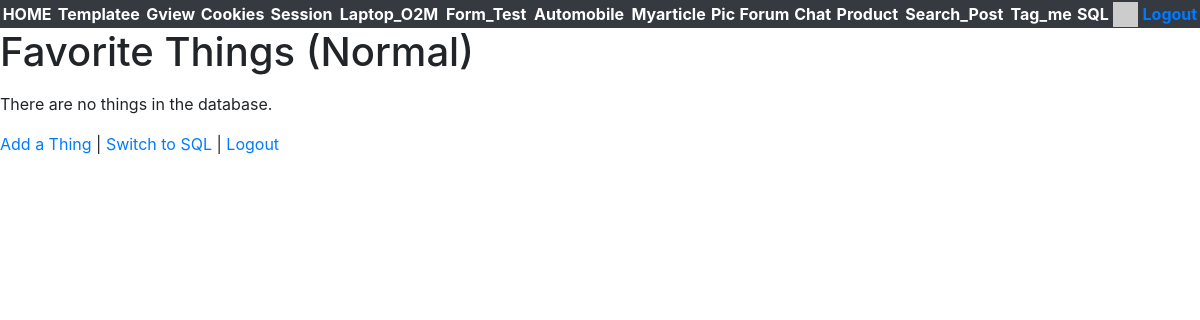
Page /favsql/ (signed in) on the earlier database version.
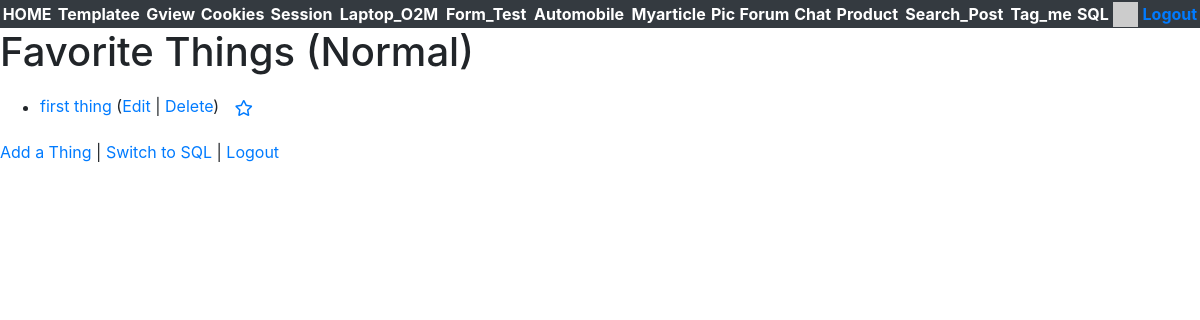
Same page on the later database version.
### favsql/models.py (models this page shows, shortened)
class Thing(models.Model) :
    title = models.CharField(
            max_length=200,
            validators=[MinLengthValidator(2, "Title must be greater than 2 characters")]
    )
    text = models.TextField()
    owner = models.ForeignKey(settings.AUTH_USER_MODEL, on_delete=models.CASCADE,
        related_name='favsql_thing_owner')
    favorites = models.ManyToManyField(settings.AUTH_USER_MODEL,
        through='Fav', related_name='favsql_favorite_things')
    created_at = models.DateTimeField(auto_now_add=True)
    updated_at = models.DateTimeField(auto_now=True)

### favsql/views.py (the view)
# urls.py: path('', views.ThingListView.as_view(), name='things'),
class ThingListView(OwnerListView):
    model = Thing
    template_name = "favsql/list.html"
    def get(self, request) :
        thing_list = Thing.objects.all()
        favorites = list()
        if request.user.is_authenticated:
            rows = request.user.favsql_favorite_things.values('id')
            favorites = [ row['id'] for row in rows ]
        ctx = {'thing_list' : thing_list, 'favorites': favorites}
        retval = render(request, self.template_name, ctx)
        sqldebug.print_queries()
        return retval

### favsql/sqldebug.py (called while the page is built)
def print_queries():
    retval = list()
    for i, query in enumerate(connection.queries):
        q = query['sql']
        if q.find('SELECT "django_session"."session_key"') == 0 : continue
        if q.find('SELECT "auth_user"."id", "auth_user"."password"') == 0 : continue
        print(q)

### home/context_processors.py (called while the page is built)
def settings(request):
    return {
        'settings': django_settings,
    }

### home/templatetags/app_tags.py (called while the page is built)
@register.filter(name='gravatar')
def gravatar(user, size=35):
    email = str(user.email.strip().lower()).encode('utf-8')
    email_hash = md5(email).hexdigest()
    url = "//www.gravatar.com/avatar/{0}?s={1}&d=identicon&r=PG"
    return url.format(email_hash, size)

### favsql/templates/favsql/list.html (shortened to what this page needs)
{% extends "base_bootstrap.html" %}
{% block content %}
<h1>Favorite Things (Normal)</h1>
<p>
{% if thing_list %}
<ul>
  {% for thing in thing_list %}
    <li>
        <a href="{% url 'favsql:thing_detail'  thing.id %}">{{ thing.title }}</a>
        {% if thing.owner_id == user.id %}
        (<a href="{% url 'favsql:thing_update' thing.id %}">Edit</a> |
        <a href="{% url 'favsql:thing_delete' thing.id %}">Delete</a>)
        {% endif %}
        {% if user.is_authenticated %}
        <a href="#" onclick=
             "favPost('{% url 'favsql:thing_favorite' thing.id %}', {{ thing.id }} );return false;"
            id="unfavorite_star_{{thing.id}}">
        <span class="fa-stack" style="vertical-align: middle;">
        <i class="fa fa-star-o fa-stack-1x"></i>
        </span>
        </a>
        {% endif %}
    </li>
  {% endfor %}
</ul>
{% else %}
  <p>There are no things in the database.</p>
{% endif %}
</p>
<p>
<a href="{% url 'favsql:thing_create' %}">Add a Thing</a> |
<a href="{% url 'favsql:thingsql' %}">Switch to SQL</a> |
{% if user.is_authenticated %}
<a href="{% url 'logout' %}?next={% url 'favsql:things' %}">Logout</a>
{% else %}
<a href="{% url 'login' %}?next={% url 'favsql:things' %}">Login</a>
{% endif %}
</p>
{% endblock %}

Differences in the rows shown:
added Thing: title "first thing", shows "Edit"
Other differences:
text no longer shown: "There are no things in the database."
